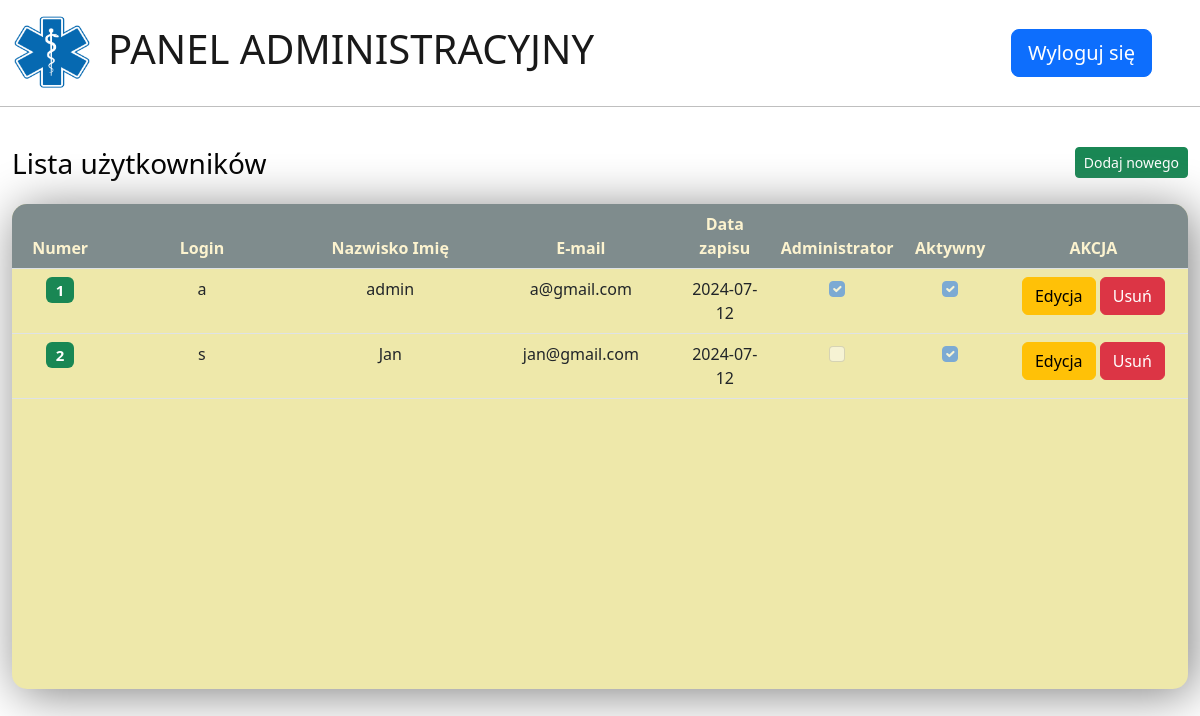
Page /users (signed in) on the earlier database version.
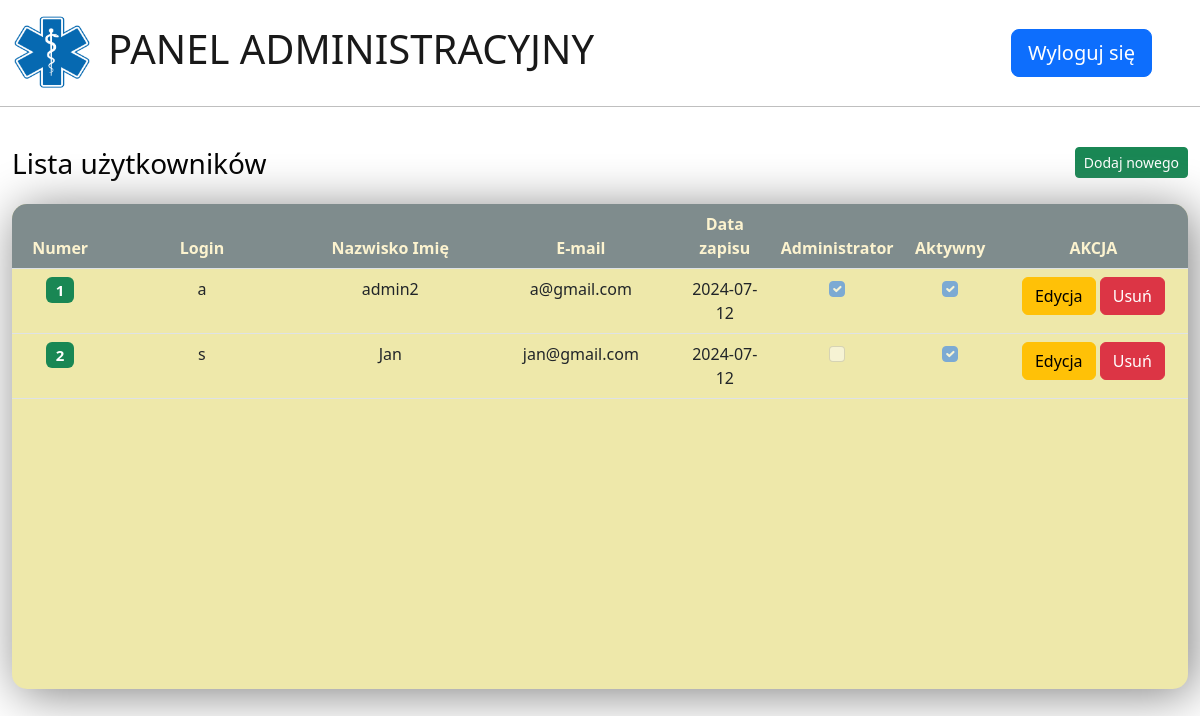
Same page on the later database version.
### app/models.py (models this page shows, shortened)
class User(db.Model, UserMixin):
    __tablename__ = 'user'
    id = db.Column(db.Integer, primary_key=True)
    login = db.Column(db.String(50), unique=True, nullable=False)
    pwd = db.Column(db.String(100), nullable=False)
    name = db.Column(db.String(100), nullable=False)
    email = db.Column(db.String(100), unique=True, nullable=False)
    date_joined = db.Column(db.Date, default=lambda : datetime.utcnow().date(), nullable=False)
    isActive = db.Column(db.Boolean, default=True, nullable=False)
    is_admin = db.Column(db.Boolean, default=False, nullable=False)

### app/routes/admin.py (the view)
@admin_bp.route('/users')
@login_required
def users():
    try:
        if current_user.is_admin:
            all_users = db.session.query(User).all()
            return render_template('admin.html', users=all_users)
        return redirect(url_for('visit.main_form'))
    except TemplateNotFound:
        return abort(404)

### app/__init__.py (called while the page is built)
def generate_csrf_token():
    secret_key = Config.SECRET_KEY
    serializer = URLSafeTimedSerializer(secret_key)
    user_identifier = session.get('user_id', 'guest')
    token = serializer.dumps(user_identifier)
    session['csrf_token'] = token
    return token

### app/templates/admin.html (shortened to what this page needs)
<!DOCTYPE html>
<html lang="pl">
<head>
    <link rel="stylesheet" href="{{ url_for('static', filename='css/bootstrap.min.css') }}">
    <link rel="stylesheet" href="{{ url_for('static', filename='css/admin.css') }}">
</head>
<body>
{% block body %}
    <div class="container-xxl">
        <div class="row col-12">
            <nav class="navbar navbar-expand">
                <div class="container-fluid">
                    <a class="navbar-brand">
                        <img src="{{ url_for('static',filename='img/logo.png') }}" alt="" width="80" height="80"
                             class="d-inline-block">
                    </a>
                    <a class="navbar-brand"><h1>PANEL ADMINISTRACYJNY</h1></a>
                    <div class="container-fluid">
                        <div class="collapse navbar-collapse justify-content-end" id="navbarNavTheme">
                            <form action="{{ url_for('auth.logout') }}" class="d-flex">
                                <button class="btn btn-primary btn-lg" type="submit">Wyloguj się</button>
                            </form>
                        </div>
                    </div>
                </div>
            </nav>
        </div>
        <div class="row">
            <hr>
            <div class="col-12">
                <br>
                <h3>Lista użytkowników
                    <button type="button" class="btn btn-success btn-sm float-end"
                            data-bs-toggle="modal" data-bs-target="#NowyUser">Dodaj nowego
                    </button>
                </h3>
            </div>
            <div class="container">
                <div class="row">
                    <div class="col-12">
                        <table class="table strip-table text-center">
                            <thead>
                            <tr>
                                <th class="col-lg-1">Numer</th>
                                <th class="col-lg-2">Login</th>
                                <th class="col-lg-1">Nazwisko Imię</th>
                                <th class="col-lg-2">E-mail</th>
                                <th class="col-lg-1">Data zapisu</th>
                                <th class="col-lg-1">Administrator</th>
                                <th class="col-lg-1">Aktywny</th>
                                <th class="col-lg-3">AKCJA</th>
                            </tr>
                            </thead>
                            {% for row in users %}
                                <tbody>
                                <tr>
                                    <td class="col-lg-1"><h5><span class="badge bg-success">{{ row.id }}</span></h5>
                                    </td>
                                    <td class="col-lg-1">{{ row.login }}</td>
                                    <td class="col-lg-2">{{ row.name }}</td>
                                    <td class="col-lg-2">{{ row.email }}</td>
                                    <td class="col-lg-1">{{ row.date_joined }}</td>
                                    <td class="col-lg-1">{% if row.is_admin == 1 %}
                                        <input class="form-check-input" type="checkbox" value="1" id="is_admin" checked
                                               disabled>
                                    {% else %}
                                        <input class="form-check-input" type="checkbox" id="noAdmin" disabled>
                                    {% endif %}
                                    </td>
                                    <td class="col-lg-1">{% if row.isActive == 1 %}
                                        <input class="form-check-input" type="checkbox" value="1" id="isActive" checked
                                               disabled>
                                    {% else %}
                                        <input class="form-check-input" type="checkbox" id="noActive" disabled>
                                    {% endif %}
                                    </td>
                                    <td class="col-lg-2">
                                        <a href="/admin_user_update/{{ row.id }}" class="btn btn-warning btn-xs"
                                           data-bs-toggle="modal"
                                           data-bs-target="#modaledit{{ row.id }}">Edycja
                                        </a>
                                        <a href="/users/delete/{{ row.id }}" class="btn btn-danger btn-xs"
                                           onclick="return confirm('UWAGA !\n Czy jesteś pewny - usuwasz użytkownika {{ row.login }} ?')">Usuń
                                        </a>
                                    </td>
                                </tr>
                            {% endfor %}
                            </tbody>
                        </table>
                    </div>
                </div>
            </div>
        </div>
    </div>
{% endblock %}
</body>
</html>

### app/static/css/admin.css (style rules this page uses)
body { background-color: var(--primary-color); color: var(--secondary-color); }
.navbar { background-color: inherit; }

### app/templates/admin.html (style rules this page uses)
table { border-collapse: collapse; display: block; width: 100vw; height: 485px; overflow: auto; padding-top: 0px; margin: 15px auto 15px auto; background-color: palegoldenrod; -webkit-border-radius: 15px; -moz-border-radius: 15px; border-radius: 15px; box-shadow: 5px 5px 50px grey; -moz-box-shadow: 5px 5px 50px grey; -webkit-box-shadow: 5px 5px 50px grey; }
thead { z-index: 10; height: 40px; position: sticky; background: #7F8C8D; color: #FCF3CF; top: 0; }
tbody td, tr { margin: 30px; }

Differences in the rows shown:
changed User "a@gmail.com": name "admin" → "admin2"
